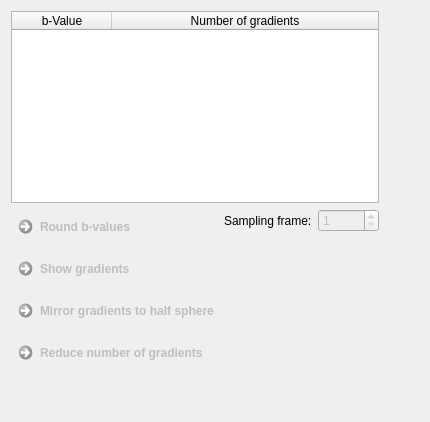
     <widget class="QWidget" name="tab_4">
      <attribute name="title">
       <string>Gradients</string>
      </attribute>
      <layout class="QGridLayout" name="gridLayout_6">
       <item row="5" column="0">
        <spacer name="verticalSpacer_5">
         <property name="orientation">
          <enum>Qt::Vertical</enum>
         </property>
         <property name="sizeHint" stdset="0">
          <size>
           <width>20</width>
           <height>40</height>
          </size>
         </property>
        </spacer>
       </item>
       <item row="3" column="0">
        <widget class="QFrame" name="frame_2">
         <property name="frameShape">
          <enum>QFrame::NoFrame</enum>
         </property>
         <property name="frameShadow">
          <enum>QFrame::Raised</enum>
         </property>
         <layout class="QGridLayout" name="gridLayout_10">
          <property name="leftMargin">
           <number>0</number>
          </property>
          <property name="topMargin">
           <number>0</number>
          </property>
          <property name="rightMargin">
           <number>0</number>
          </property>
          <property name="bottomMargin">
           <number>0</number>
          </property>
          <property name="horizontalSpacing">
           <number>6</number>
          </property>
          <item row="5" column="0">
           <widget class="QCommandLinkButton" name="m_MirrorGradientToHalfSphereButton">
            <property name="enabled">
             <bool>false</bool>
            </property>
            <property name="toolTip">
             <string>Sometimes the gradient directions are not located on one half sphere.</string>
            </property>
            <property name="statusTip">
             <string/>
            </property>
            <property name="whatsThis">
             <string notr="true"/>
            </property>
            <property name="text">
             <string>Mirror gradients to half sphere</string>
            </property>
           </widget>
          </item>
          <item row="3" column="0">
           <widget class="QCommandLinkButton" name="m_CreateLengthCorrectedDwi">
            <property name="enabled">
             <bool>false</bool>
            </property>
            <property name="text">
             <string>Round b-values</string>
            </property>
           </widget>
          </item>
          <item row="7" column="0">
           <widget class="QCommandLinkButton" name="m_ReduceGradientsButton">
            <property name="enabled">
             <bool>false</bool>
            </property>
            <property name="toolTip">
             <string>Retain only the specified number of gradient directions and according image volumes. The retained directions are spread equally over the half sphere using an iterative energy repulsion strategy.</string>
            </property>
            <property name="statusTip">
             <string/>
            </property>
            <property name="whatsThis">
             <string notr="true"/>
            </property>
            <property name="text">
             <string>Reduce number of gradients</string>
            </property>
           </widget>
          </item>
          <item row="3" column="1">
           <layout class="QFormLayout" name="formLayout">
            <item row="0" column="0">
             <widget class="QLabel" name="label_2">
              <property name="toolTip">
               <string>&lt;html&gt;&lt;head/&gt;&lt;body&gt;&lt;p&gt;Define the sampling frame the b-Values are rounded with.&lt;/p&gt;&lt;/body&gt;&lt;/html&gt;</string>
              </property>
              <property name="text">
               <string>Sampling frame:</string>
              </property>
             </widget>
            </item>
            <item row="0" column="1">
             <widget class="QSpinBox" name="m_B_ValueMap_Rounder_SpinBox">
              <property name="enabled">
               <bool>false</bool>
              </property>
              <property name="toolTip">
               <string>&lt;html&gt;&lt;head/&gt;&lt;body&gt;&lt;p&gt;Round b-values to nearest multiple of this value (click &amp;quot;Round b-value&amp;quot; to create new image with these values).&lt;/p&gt;&lt;/body&gt;&lt;/html&gt;</string>
              </property>
              <property name="correctionMode">
               <enum>QAbstractSpinBox::CorrectToNearestValue</enum>
              </property>
              <property name="minimum">
               <number>1</number>
              </property>
              <property name="maximum">
               <number>10000</number>
              </property>
              <property name="singleStep">
               <number>10</number>
              </property>
             </widget>
            </item>
           </layout>
          </item>
          <item row="4" column="0">
           <widget class="QCommandLinkButton" name="m_ShowGradientsButton">
            <property name="enabled">
             <bool>false</bool>
            </property>
            <property name="toolTip">
             <string>Generate pointset displaying the gradient vectors (applied measurement frame).</string>
            </property>
            <property name="statusTip">
             <string/>
            </property>
            <property name="whatsThis">
             <string notr="true"/>
            </property>
            <property name="text">
             <string>Show gradients</string>
            </property>
           </widget>
          </item>
         </layout>
        </widget>
       </item>
       <item row="0" column="0">
        <widget class="QTableWidget" name="m_B_ValueMap_TableWidget">
         <property name="sizePolicy">
          <sizepolicy hsizetype="Minimum" vsizetype="Minimum">
           <horstretch>0</horstretch>
           <verstretch>0</verstretch>
          </sizepolicy>
         </property>
         <property name="verticalScrollBarPolicy">
          <enum>Qt::ScrollBarAsNeeded</enum>
         </property>
         <property name="horizontalScrollBarPolicy">
          <enum>Qt::ScrollBarAlwaysOff</enum>
         </property>
         <attribute name="horizontalHeaderCascadingSectionResizes">
          <bool>true</bool>
         </attribute>
         <attribute name="horizontalHeaderDefaultSectionSize">
          <number>100</number>
         </attribute>
         <attribute name="horizontalHeaderStretchLastSection">
          <bool>true</bool>
         </attribute>
         <attribute name="verticalHeaderVisible">
          <bool>false</bool>
         </attribute>
         <attribute name="verticalHeaderCascadingSectionResizes">
          <bool>true</bool>
         </attribute>
         <column>
          <property name="text">
           <string>b-Value</string>
          </property>
         </column>
         <column>
          <property name="text">
           <string>Number of gradients</string>
          </property>
         </column>
        </widget>
       </item>
       <item row="0" column="1">
        <spacer name="horizontalSpacer_5">
         <property name="orientation">
          <enum>Qt::Horizontal</enum>
         </property>
         <property name="sizeHint" stdset="0">
          <size>
           <width>40</width>
           <height>20</height>
          </size>
         </property>
        </spacer>
       </item>
      </layout>
     </widget>
